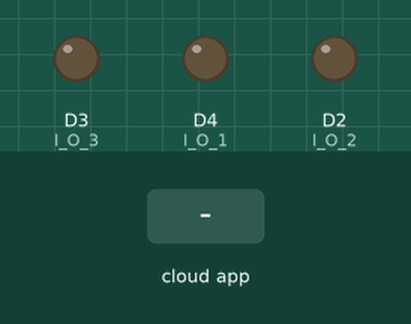
Simulated run of this sketch. Board: ESP8266 (NodeMCU). Parts: output pins drawn as LEDs (lit = HIGH). Inputs (shaded band) come from the test bench. WiFi joins after 1.5 s; servers stay silent unless stated; no MQTT or app messages arrive unless stated; what the sketch prints to the serial monitor is not drawn.

Above: at 2.7 s.
2.8 s: the phone or cloud app sets Centre_Light to ON
At 3.3 s:
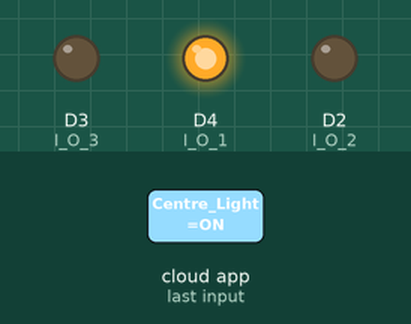
4.3 s: the phone or cloud app sets Centre_Light to OFF
At 5.2 s:
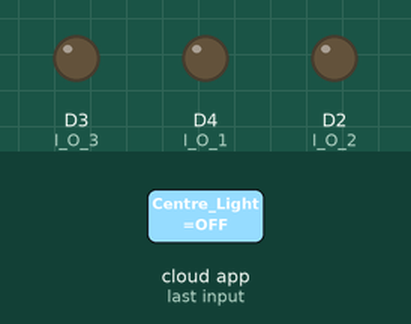
Timing chart, 0 to 7.3 s (numbered marks = the images above; inputs shaded):
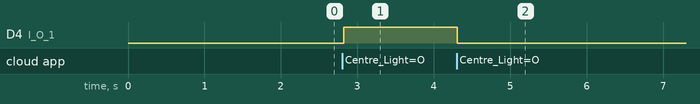

The sketch:

TESTING_ESP4.ino
```cpp
#include <ESP8266WiFi.h>
#include "Adafruit_MQTT.h"
#include "Adafruit_MQTT_Client.h"

#define I_O_1            LED_BUILTIN
#define I_O_2            D2
#define I_O_3            D3
#define I_O_4            D4

/************************* WIFI Configuration *********************************/

#define WLAN_SSID       "EazyLife"             // Your SSID
#define WLAN_PASS       "eazylife7"        // Your password

/************************* Adafruit.io Setup *********************************/

#define AIO_SERVER      "io.adafruit.com" //Adafruit Server
#define AIO_SERVERPORT  1883
#define AIO_USERNAME    "DEAZYLIFE"            // Username
#define AIO_KEY         "aio_EstY17lNwMlRImaeJ0n6gvFw4iWw"   // Auth Key

//WIFI CLIENT
WiFiClient client;

Adafruit_MQTT_Client mqtt(&client, AIO_SERVER, AIO_SERVERPORT, AIO_USERNAME, AIO_KEY);

Adafruit_MQTT_Subscribe FEED_1 = Adafruit_MQTT_Subscribe(&mqtt, AIO_USERNAME"/feeds/Centre_Light"); // Feeds name should be same everywhere

//Adafruit_MQTT_Subscribe FEED_2 = Adafruit_MQTT_Subscribe(&mqtt, AIO_USERNAME"/feeds/Centre_Light"); // Feeds name should be same everywhere
//
//Adafruit_MQTT_Subscribe FEED_3 = Adafruit_MQTT_Subscribe(&mqtt, AIO_USERNAME"/feeds/Centre_Light"); // Feeds name should be same everywhere
//
//Adafruit_MQTT_Subscribe FEED_4 = Adafruit_MQTT_Subscribe(&mqtt, AIO_USERNAME"/feeds/Centre_Light"); // Feeds name should be same everywhere

char *value;
String message;

void MQTT_connect();

void setup() {
  Serial.begin(115200);

  pinMode(I_O_1, OUTPUT);
  pinMode(I_O_2, OUTPUT);
  pinMode(I_O_3, OUTPUT);
  pinMode(I_O_4, OUTPUT);

  // Connect to WiFi access point.
  Serial.println(); Serial.println();
  Serial.print("Connecting to ");
  Serial.println(WLAN_SSID);

  WiFi.begin(WLAN_SSID, WLAN_PASS);
  while (WiFi.status() != WL_CONNECTED) {
    delay(500);
    Serial.print(".");
  }
  Serial.println();

  Serial.println("WiFi connected");
  Serial.println("IP address: ");
  Serial.println(WiFi.localIP());

  mqtt.subscribe(&FEED_1);
  //  mqtt.subscribe(&FEED_2);
  //  mqtt.subscribe(&FEED_3);
  //  mqtt.subscribe(&FEED_4);
}

void loop() {

  MQTT_connect();


  Adafruit_MQTT_Subscribe *subscription;
  while ((subscription = mqtt.readSubscription(20000))) {

    /********************* CHECK FEED1 ************************/

    if (subscription == &FEED_1) {
      value = (char *)FEED_1.lastread;
      message = String(value);
      message.trim();

      Serial.print(F("Got: "));
      Serial.println(message);

      if (message == "ON") {
        digitalWrite(I_O_1, HIGH);
      }
      else if (message == "OFF") {
        digitalWrite(I_O_1, LOW);
      }
    }

    //    /********************* CHECK FEED2 ************************/
    //
    //    if (subscription == &FEED_2) {
    //      value = (char *)FEED_2.lastread;
    //      message = String(value);
    //      message.trim();
    //
    //      Serial.print(F("Got: "));
    //      Serial.println(message);
    //
    //      if (message == "ON") {
    //        digitalWrite(I_O_2, HIGH);
    //      }
    //      if (message == "OFF") {
    //        digitalWrite(I_O_2, LOW);
    //      }
    //    }

  }
}

void MQTT_connect() {
  int8_t ret;

  if (mqtt.connected()) {
    return;
  }

  Serial.print("Connecting to MQTT... ");

  uint8_t retries = 3;

  while ((ret = mqtt.connect()) != 0) {
    Serial.println(mqtt.connectErrorString(ret));
    Serial.println("Retrying MQTT connection in 5 seconds...");
    mqtt.disconnect();
    delay(5000);
    retries--;
    if (retries == 0) {
      while (1);
    }
  }
  Serial.println("MQTT Connected!");
}
```

Measured:
- after the input at 2.8 s, D4 (I_O_1): LOW → HIGH at once
- after the input at 4.3 s, D4 (I_O_1): HIGH → LOW at once
